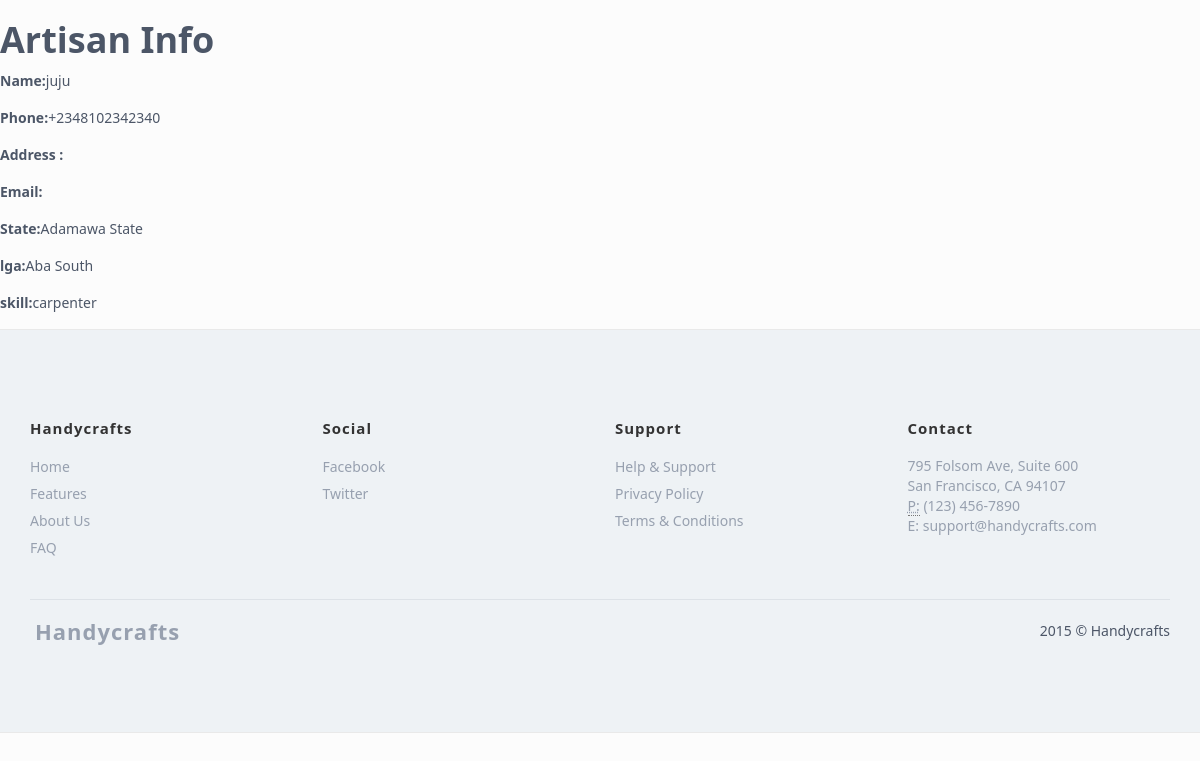
Page /account/artisan/2/ on the committed database.
### registration/models.py (models this page shows, shortened)
class Artisan(models.Model):
    name = models.CharField(max_length=50)
    phone = models.CharField(max_length=15)
    address = models.CharField(max_length=100)
    emailAddress = models.CharField(max_length=30)
    state = models.ForeignKey(State)
    lga = models.ForeignKey(LocalGovernment)
    rating = models.PositiveSmallIntegerField(default=0)
    number_of_ratings = models.PositiveSmallIntegerField(default=0)
    skill = models.CharField(max_length=50)
    created_on = models.DateTimeField(auto_now=True)
    updated_on = models.DateTimeField(auto_now=True)

class State(models.Model):
    name = models.CharField(max_length=30)
    def __str__(self):
        return self.name

class LocalGovernment(models.Model):
    state_id = models.IntegerField()
    name = models.CharField(max_length=30)
    def __str__(self):
        return self.name

### registration/views.py (the view)
# urls.py: url(r'^artisan/(?P<pk>\d+)/$', views.ArtisanView.as_view(), name='artisanDetail'),
class ArtisanView(DetailView):
    model = Artisan
    template_name = 'registration/details/artisan_detail.html'
    context_object_name = 'artisanDetail'

### registration/templates/registration/details/artisan_detail.html (shortened to what this page needs)
{% extends 'base.html' %}
{% block content%}
<h1>Artisan Info</h1>
<p><label>Name: </label>{{artisanDetail.name}}</p>
<p><label>Phone: </label>{{artisanDetail.phone}}</p>
<p><label>Address :</label>{{artisanDetail.address}}</p>
<p><label>Email: </label>{{artisanDetail.emailAddress}}</p>
<p><label>State: </label>{{artisanDetail.state}}</p>
<p><label>lga: </label>{{artisanDetail.lga}}</p>
<p><label>skill: </label>{{artisanDetail.skill}}</p>
{% endblock %}

### registration/static/css/style.css (style rules this page uses)
body { font-family: 'WeblySleek UI', 'Segoe UI', 'Helvetica Neue', Arial, sans-serif; font-weight: 400; color: #4c5667; background: #fcfcfc; font-size: 14px; line-height: 22px; overflow-x:hidden; }
h1,.h1 { font-weight: 700; }

### rows in the picture
Artisan: name "juju", phone "+2348102342340", state "Adamawa State", lga "Aba South", skill "carpenter"
